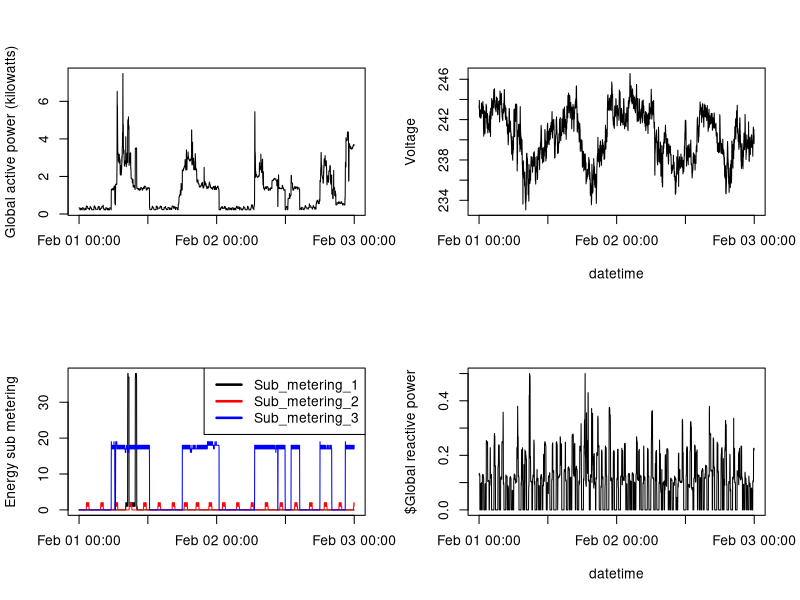

Write R code to recreate this figure.
## I have already filtered the necesary data for two days
## the filterd file is: "household_power_consumption.csv", you can find it in
## this repository

par(bg="white")
Sys.setenv(LANG = 'en')
Sys.setlocale("LC_TIME", "English") ## myt laptop is in spanish, so I need to set locale
par(mfrow = c(2,2))

pc <- read.csv("household_power_consumption.csv", header=TRUE, sep=";", na.string="?", colClasses=c("character", "character", "numeric", "numeric", "numeric", "numeric", "numeric", "numeric", "numeric"))
pc <- within(pc, { timestamp=paste(format(as.Date(Date,format("%d/%m/%Y")),"%Y-%m-%d"),"T",Time, sep="") })
plot(strptime(pc$timestamp, "%Y-%m-%dT%H:%M:%S"),pc$Global_active_power, ylab="Global active power (kilowatts)", type="l", xlab="")

pc <- read.csv("household_power_consumption.csv", header=TRUE, sep=";", na.string="?", colClasses=c("character", "character", "numeric", "numeric", "numeric", "numeric", "numeric", "numeric", "numeric"))
pc <- within(pc, { timestamp=paste(format(as.Date(Date,format("%d/%m/%Y")),"%Y-%m-%d"),"T",Time, sep="") })
plot(strptime(pc$timestamp, "%Y-%m-%dT%H:%M:%S"),pc$Voltage, ylab="Voltage", type="l", xlab="datetime")

pc <- read.csv("household_power_consumption.csv", header=TRUE, sep=";", na.string="?", colClasses=c("character", "character", "numeric", "numeric", "numeric", "numeric", "numeric", "numeric", "numeric"))
pc <- within(pc, { timestamp=paste(format(as.Date(Date,format("%d/%m/%Y")),"%Y-%m-%d"),"T",Time, sep="") })
plot(strptime(pc$timestamp, "%Y-%m-%dT%H:%M:%S"),pc$Sub_metering_1, ylab="Energy sub metering", type="l", col='black', xlab="")
lines(strptime(pc$timestamp, "%Y-%m-%dT%H:%M:%S"),pc$Sub_metering_2, col='red')
lines(strptime(pc$timestamp, "%Y-%m-%dT%H:%M:%S"),pc$Sub_metering_3, col='blue')
legend("topright",c("Sub_metering_1","Sub_metering_2", "Sub_metering_3"),lty=c(1,1,1),lwd=c(2.5,2.5,2.5),col=c("black","red","blue"))

pc <- read.csv("household_power_consumption.csv", header=TRUE, sep=";", na.string="?", colClasses=c("character", "character", "numeric", "numeric", "numeric", "numeric", "numeric", "numeric", "numeric"))
pc <- within(pc, { timestamp=paste(format(as.Date(Date,format("%d/%m/%Y")),"%Y-%m-%d"),"T",Time, sep="") })
plot(strptime(pc$timestamp, "%Y-%m-%dT%H:%M:%S"),pc$Global_reactive_power, ylab="$Global reactive power", type="l", xlab="datetime")

dev.copy(png, file="plot4.png")
dev.off()
